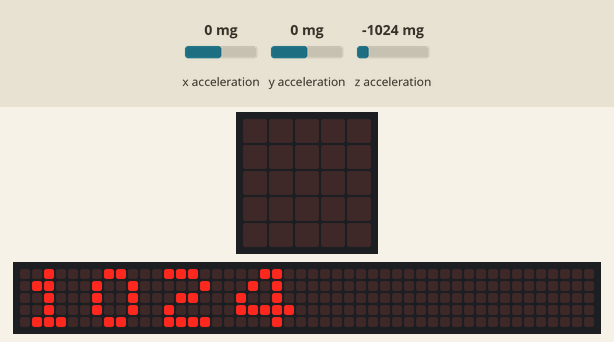
A program run on a simulated BBC micro:bit (MakeCode). Parts: the board's 5×5 LED display, a strip that is not on the board, showing the scrolling text unrolled. The test bench sets the inputs (shaded band); at power-on: x acceleration 0 mg, y acceleration 0 mg, z acceleration -1024 mg. The interpreter's speed is modelled, so counts of loop turns are approximate; the 48×5 strip is a reading aid, not a part: it shows the text the display is scrolling, unrolled, one strip-width of it at a time. At 24.5 s the program stops and its outputs stay as they are.

Above: at 20.1 s.
At 20.5 s:
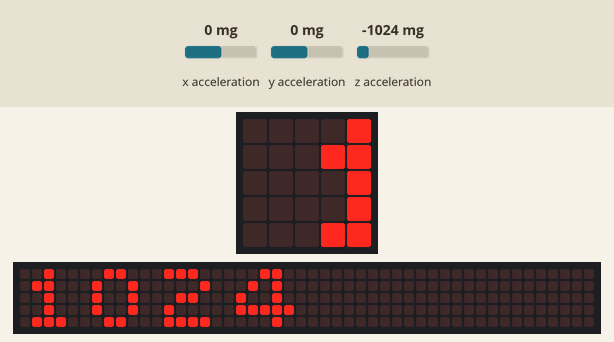
At 21.0 s:
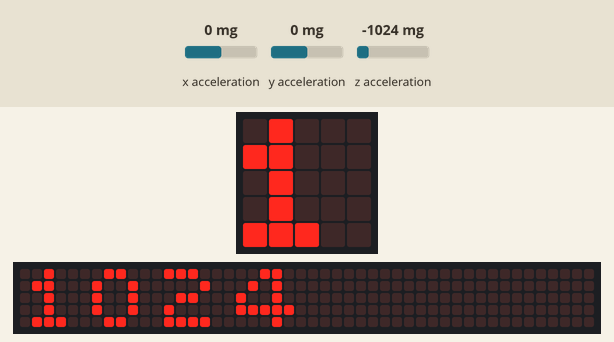
At 22.0 s:
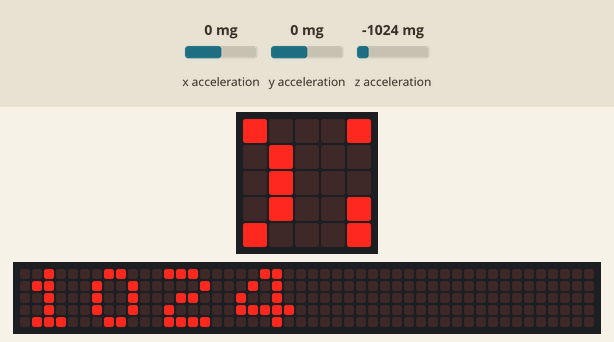
At 23.1 s:
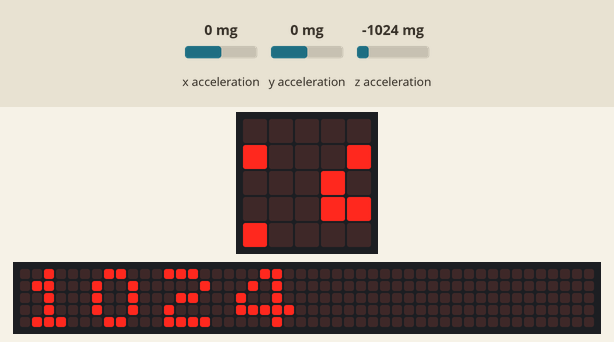
At 24.1 s:
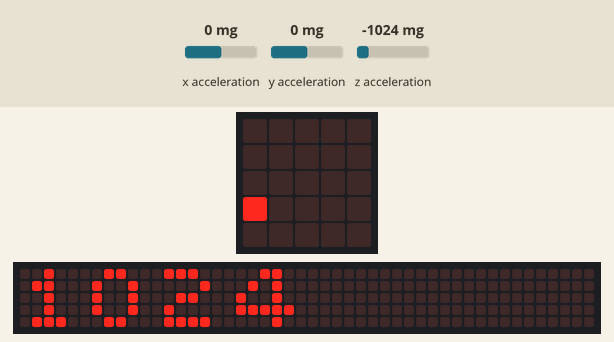

The program:

main.ts
```typescript
let myMax = 0
let index = 0
let myAccelerationArray: number[] = []
let currentAcc = 0
let z = 0
let y = 0
let x = 0
while (input.runningTime() < 20000) {
    x = input.acceleration(Dimension.X)
    y = input.acceleration(Dimension.Y)
    z = input.acceleration(Dimension.Z)
    currentAcc = Math.sqrt(x ** 2 + y ** 2 + z ** 2)
    myAccelerationArray.push(currentAcc)
    control.waitMicros(1000)
}
while (index <= myAccelerationArray.length) {
    if (myAccelerationArray[index] > myMax) {
        myMax = myAccelerationArray[index]
    }
    index += 1
}
basic.showNumber(myMax)
```

test.ts
```typescript
// test ender her, dette bliver ikke kompileret, når denne pakke bruges som en udvidelse.
```
